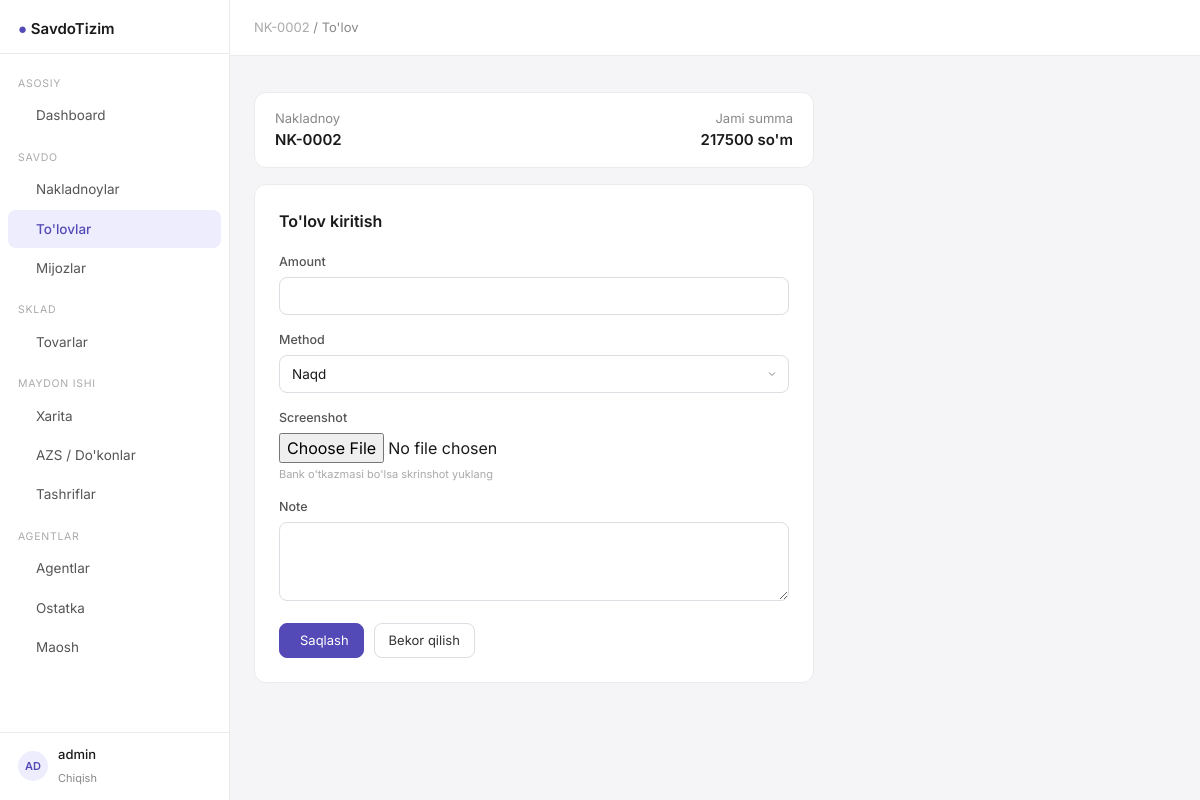
The app's page /payments/order/2/create/ (signed in) with its own data.
### apps/models.py (models this page shows, shortened)
class User(AbstractUser):
    pass

class Order(Model):
    class Status(TextChoices):
        PENDING = 'pending', "Kutilmoqda"
        PAID = 'paid', "To'langan"
        DEBT = 'debt', "Qarz"
        CANCELLED = 'cancelled', "Bekor qilingan"
    class PaymentType(TextChoices):
        CASH = 'cash', "Naqd"
        TRANSFER = 'transfer', "Perechesleniye"
        DEBT = 'debt', "Qarz (keyinroq)"
    number = CharField(max_length=20, unique=True, blank=True)
    cliente = ForeignKey(Cliente, on_delete=CASCADE, related_name='orders')
    agent = ForeignKey(Agent, on_delete=CASCADE, related_name='orders')
    status = CharField(max_length=20, choices=Status.choices, default=Status.PENDING)
    payment_type = CharField(
        max_length=20, choices=PaymentType.choices, default=PaymentType.CASH
    )
    total_sum = IntegerField(default=0)
    nak_picture = ImageField(upload_to='orders/', null=True, blank=True)
    note = TextField(blank=True)
    date_created = DateTimeField(auto_now_add=True)
    date_updated = DateTimeField(auto_now=True)
    class Meta:
        verbose_name = "Nakladnoy"
        verbose_name_plural = "Nakladnoylar"
        ordering = ['-date_created']

### apps/views.py (the view)
# urls.py: path('payments/order/<int:order_pk>/create/', views.payment_create, name='payment_create'),
@login_required
def payment_create(request, order_pk):
    order = get_object_or_404(Order, pk=order_pk)
    if request.method == 'POST':
        form = PaymentForm(request.POST, request.FILES)
        if form.is_valid():
            payment = form.save(commit=False)
            payment.order = order
            payment.save()
            if payment.method == 'cash':
                payment.confirmed = True
                payment.save()
            _update_order_status(order)
            messages.success(request, "To'lov kiritildi.")
            return redirect('order_detail', pk=order_pk)
    else:
        form = PaymentForm()
    return render(request, 'payments/form.html', {
        'form': form,
        'order': order,
        'title': "To'lov kiritish",
    })

### apps/forms.py
class PaymentForm(forms.ModelForm):
    class Meta:
        model = Payment
        fields = ['amount', 'method', 'screenshot', 'note']
        widgets = {'note': forms.Textarea(attrs=TEXTAREA)}
    def __init__(self, *args, **kwargs):
        super().__init__(*args, **kwargs)
        for name, f in self.fields.items():
            if name != 'screenshot':
                f.widget.attrs.update(ATTRS)

### templates/payments/form.html (shortened to what this page needs)
{% extends "base.html" %}
{% block breadcrumb %}
  <a href="{% url 'order_detail' order.pk %}" style="color:#aaa;text-decoration:none;">{{ order.number }}</a> / To'lov
{% endblock %}
{% block content %}
<div style="max-width:560px;">
  <div class="card" style="padding:16px 20px; margin-bottom:16px; display:flex; justify-content:space-between; align-items:center;">
    <div>
      <div style="font-size:13px; color:#888;">Nakladnoy</div>
      <div style="font-size:15px; font-weight:600;">{{ order.number }}</div>
    </div>
    <div style="text-align:right;">
      <div style="font-size:13px; color:#888;">Jami summa</div>
      <div style="font-size:15px; font-weight:600;">{{ order.total_sum|floatformat:0 }} so'm</div>
    </div>
  </div>
  <div class="card" style="padding:24px;">
    <h2 style="font-size:16px; font-weight:600; margin-bottom:20px;">{{ title }}</h2>
    <form method="post" enctype="multipart/form-data">
      {% for field in form %}
      <div class="form-group">
        <label class="form-label">{{ field.label }}</label>
        {{ field }}
        {% if field.name == 'screenshot' %}
        <div style="font-size:11px; color:#aaa; margin-top:3px;">Bank o'tkazmasi bo'lsa skrinshot yuklang</div>
        {% endif %}
      </div>
      {% endfor %}
      <div style="display:flex; gap:10px; margin-top:8px;">
        <button type="submit" class="btn btn-primary"> Saqlash</button>
        <a href="{% url 'order_detail' order.pk %}" class="btn">Bekor qilish</a>
      </div>
    </form>
  </div>
</div>
{% endblock %}

### templates/base.html (shortened to what this page needs)
<!DOCTYPE html>
<html lang="uz">
<head>
    <script src="https://cdn.tailwindcss.com"></script>
    <link rel="stylesheet" href="https://cdn.jsdelivr.net/npm/@tabler/icons-webfont@latest/tabler-icons.min.css"/>
</head>
<body>
<aside class="sidebar">
    <div style="padding:16px 18px 12px; border-bottom:1px solid #EBEBEB;">
    <span style="font-size:15px; font-weight:600;">
      <span style="color:#534AB7;">●</span> SavdoTizim
    </span>
    </div>
    <nav style="flex:1; padding:8px 0; overflow-y:auto;">
        <div class="nav-section">Asosiy</div>
        <a href="{% url 'dashboard' %}"
           class="nav-link {% if request.resolver_match.url_name == 'dashboard' %}active{% endif %}">
             Dashboard
        </a>
        <div class="nav-section">Savdo</div>
        <a href="{% url 'order_list' %}"
           class="nav-link {% if 'order' in request.resolver_match.url_name %}active{% endif %}">
             Nakladnoylar
        </a>
        <a href="{% url 'payment_list' %}"
           class="nav-link {% if 'payment' in request.resolver_match.url_name %}active{% endif %}">
             To'lovlar
        </a>
        <a href="{% url 'cliente_list' %}"
           class="nav-link {% if 'cliente' in request.resolver_match.url_name %}active{% endif %}">
             Mijozlar
        </a>
        <div class="nav-section">Sklad</div>
        <a href="{% url 'product_list' %}"
           class="nav-link {% if 'product' in request.resolver_match.url_name %}active{% endif %}">
             Tovarlar
        </a>
        <div class="nav-section">Maydon ishi</div>
        <a href="{% url 'point_map' %}"
           class="nav-link {% if request.resolver_match.url_name == 'point_map' %}active{% endif %}">
             Xarita
        </a>
        <a href="{% url 'point_list' %}"
           class="nav-link {% if request.resolver_match.url_name in 'point_list,point_create,point_update' %}active{% endif %}">
             AZS / Do'konlar
        </a>
        <a href="{% url 'visit_list' %}"
           class="nav-link {% if 'visit' in request.resolver_match.url_name %}active{% endif %}">
             Tashriflar
        </a>
        <div class="nav-section">Agentlar</div>
        <a href="{% url 'agent_list' %}"
           class="nav-link {% if request.resolver_match.url_name in 'agent_list,agent_detail' %}active{% endif %}">
             Agentlar
        </a>
        <a href="{% url 'agent_balance_list' %}"
           class="nav-link {% if 'balance' in request.resolver_match.url_name %}active{% endif %}">
             Ostatka
        </a>
        <a href="{% url 'salary_list' %}"
           class="nav-link {% if 'salary' in request.resolver_match.url_name %}active{% endif %}">
             Maosh
        </a>
    </nav>
    <div style="padding:12px 18px; border-top:1px solid #EBEBEB;">
        {% if user.is_authenticated %}
            <div style="display:flex; align-items:center; gap:10px;">
                <div class="avatar">{{ user.username|slice:":2"|upper }}</div>
                <div>
                    <div style="font-size:13px; font-weight:500;">{{ user.get_full_name|default:user.username }}</div>
                    <a href="{% url 'logout' %}" style="font-size:11px; color:#888; text-decoration:none;">Chiqish</a>
                </div>
            </div>
        {% endif %}
    </div>
</aside>
<div class="main-content">
    <header class="topbar" style="display:flex; align-items:center; justify-content:space-between; padding:0 24px;">
        <nav style="font-size:13px; color:#888;">
            {% block breadcrumb %}{% endblock %}
        </nav>
    </header>
    <main style="padding:24px; flex:1;">
        {% block content %}{% endblock %}
    </main>
</div>
</body>
</html>

### templates/base.html (style rules this page uses)
* { box-sizing: border-box; }
body { font-family: 'Inter', sans-serif; background: #F5F5F7; color: #1a1a1a; }
.sidebar { width: 230px; min-height: 100vh; background: #fff; border-right: 1px solid #EBEBEB; position: fixed; top: 0; left: 0; bottom: 0; z-index: 40; display: flex; flex-direction: column; }
.main-content { margin-left: 230px; min-height: 100vh; display: flex; flex-direction: column; }
.topbar { height: 56px; background: #fff; border-bottom: 1px solid #EBEBEB; position: sticky; top: 0; z-index: 30; }
.nav-link { display: flex; align-items: center; gap: 10px; padding: 9px 18px; font-size: 13.5px; color: #555; border-radius: 8px; margin: 1px 8px; transition: background .12s, color .12s; text-decoration: none; }
.nav-link.active { background: #EEEDFE; color: #534AB7; font-weight: 500; }
.nav-section { font-size: 10.5px; color: #aaa; padding: 14px 18px 4px; text-transform: uppercase; letter-spacing: .07em; }
.card { background: #fff; border: 1px solid #EBEBEB; border-radius: 12px; }
.btn { display: inline-flex; align-items: center; gap: 6px; padding: 7px 14px; font-size: 13px; border-radius: 8px; border: 1px solid #DDDDE3; background: #fff; cursor: pointer; color: #333; text-decoration: none; transition: background .12s; }
.btn-primary { background: #534AB7; color: #fff; border-color: #534AB7; }
.form-control { width: 100%; padding: 8px 12px; font-size: 13.5px; border: 1px solid #DDDDE3; border-radius: 8px; background: #fff; color: #1a1a1a; outline: none; transition: border .12s; }
.form-label { font-size: 12.5px; font-weight: 500; color: #555; margin-bottom: 5px; display: block; }
.form-group { margin-bottom: 16px; }
select.form-control { appearance: none; background-repeat: no-repeat; background-position: right 10px center; padding-right: 32px; }
.avatar { width: 30px; height: 30px; border-radius: 50%; background: #EEEDFE; color: #534AB7; font-size: 11px; font-weight: 600; display: inline-flex; align-items: center; justify-content: center; flex-shrink: 0; }

### records on screen
User: username "AD", get_full_name "admin"
Order: number "NK-0002", total_sum "217500"

### other values on screen
{{ title }} "To'lov kiritish"
{{ field.label }} "Amount" "Method" "Screenshot" "Note"
